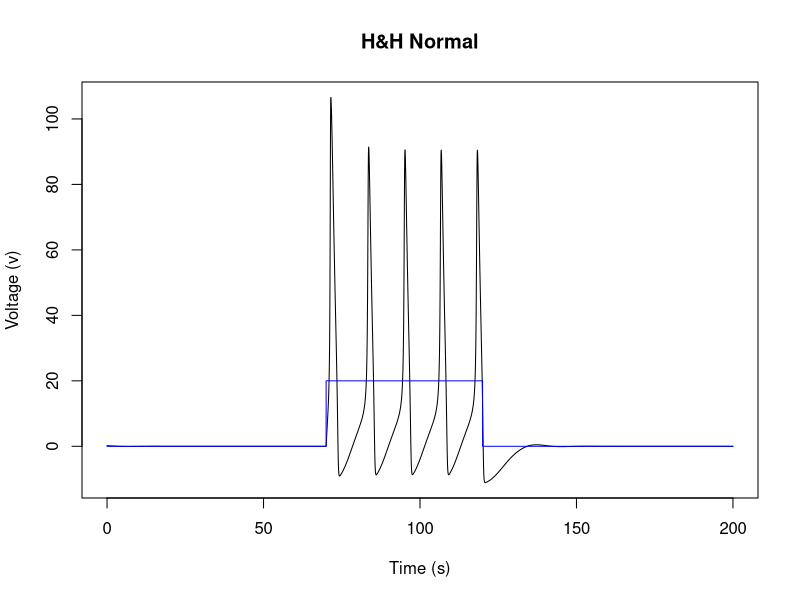
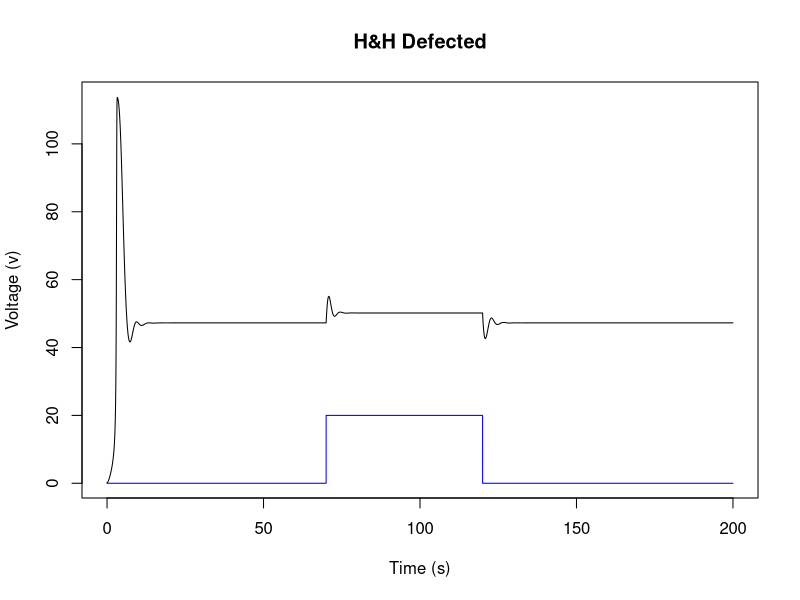

The R source for these figures, in order:
#Normal Neuron

#Values
v<-0
an=0.01*(10-v)/(exp((10-v)/10)-1)
am=0.1*(25-v)/(exp((25-v)/10)-1)
ah=0.07*exp(-v/20)
bn=0.125*exp(-v/80)
bm=4*exp(-v/18)
bh=1/(exp((30-v)/10)+1)

m=am/(am+bm) 
n=an/(an+bn)
h=ah/(ah+bh)

ena<-115
gna<-120
ek<--12
gk<-36
el<-10.6
gl<-0.3
I<-20
dt<-0.01
tmax<-200



time<-c()
position<-c()
current<-c() 
#loop
for (t in seq(0, tmax, by = dt)) {
  an=0.01*(10-v)/(exp((10-v)/10)-1)
  am=0.1*(25-v)/(exp((25-v)/10)-1)
  ah=0.07*exp(-v/20)
  bn=0.125*exp(-v/80)
  bm=4*exp(-v/18)
  bh=1/(exp((30-v)/10)+1)
  dvdt <- I-(gna*m^3*h*(v-ena)+gk*n^4*(v-ek)+gl*(v-el))
  dmdt<-am*(1-m)-bm*m
  dndt<-an*(1-n)-bn*n
  dhdt<-ah*(1-h)-bh*h
  v <- v +dvdt*dt
  m<-m+dmdt*dt
  n<-n+dndt*dt
  h<-h+dhdt*dt
  time <- c(time, t)
  position <- c(position, v)
  if (t > 70 & t < 120) 
    I <- 20
  else 
    I <- 0
  current <- c(current, I)
  
}

#Graph 
plot(time, position,
     type = "l",
     xlab = "Time (s)",
     ylab = "Voltage (v)",
     main = "H&H Normal") 

lines(time,current, col="blue")


#Defected Neuron

#Values
v<-0
an=0.01*(10-v)/(exp((10-v)/10)-1)
am=0.1*(25-v)/(exp((25-v)/10)-1)
ah=0.07*exp(-v/20)
bn=0.125*exp(-v/80)
bm=4*exp(-v/18)
bh=1/(exp((30-v)/10)+1)

m=am/(am+bm) 
n=an/(an+bn)
h=ah/(ah+bh)

ena<-115
gna<-120
ek<--12
gk<-36
el<-10.6
gl<-0.3
I<-20
ya<-2
yb<-20
yt<-0.2
dt<-0.01
tmax<-200



time<-c()
position<-c()
current<-c()

#loop
for (t in seq(0, tmax, by = dt)) {
  an=0.01*(10-v)/(exp((10-v)/10)-1)
  am=0.1*(25-v)/(exp((25-v)/10)-1)
  ah=0.07*exp(-v/20)
  bn=0.125*exp(-v/80)
  bm=4*exp(-v/18)
  bh=1/(exp((30-v)/10)+1)
  dvdt <- I-(gna*m^3*h*(v-ena)+gk*n^4*(v-ek)+gl*(v-el))
  dndt<-yt*((ya*an)*(1-n)-(yb*bn)*n) 
  dmdt<-am*(1-m)-bm*m
  dhdt<-ah*(1-h)-bh*h
  v <- v +dvdt*dt
  
  m<-m+dmdt*dt
  n<-n+dndt*dt
  h<-h+dhdt*dt
  time <- c(time, t)
  position <- c(position, v)
  if (t > 70 & t < 120) 
    I <- 20
  else 
    I <- 0
  current <- c(current, I)
  
}

#Graph 
plot(time, position,
     type = "l",
     xlab = "Time (s)",
     ylab = "Voltage (v)",
     main = "H&H Defected") 

lines(time,current, col="blue")
